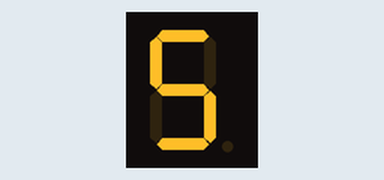
Simulated run of this sketch. Board: Arduino Uno, built with avr-gcc and run on an emulated ATmega328P. Parts: 1-digit seven-segment display. Wiring (inferred from the names in the program): 1-digit 7-segment display, segments lit when HIGH: segments pin 2, pin 3, pin 4, pin 5, pin 6, pin 7, pin 8, pin 9. The segment pins are drawn as the display they are named for.

Above: at 0.1 s.
At 90.1 s:
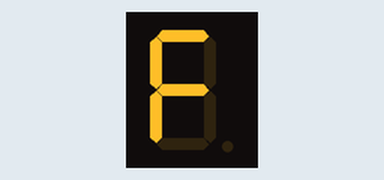

The sketch:

FAST_slow.ino
```cpp
// (licence header left out)
 int segmentA = 2;
 int segmentB = 3;
 int segmentC = 4;
 int segmentD = 5;
 int segmentE = 6;
 int segmentF = 7;
 int segmentG = 8;
 int dp = 9;

// Define the LED digit patters, from 0 - 9
// Note that these patterns are for common cathode displays
// For common anode displays, change the 1's to 0's and 0's to 1's
// 1 = LED on, 0 = LED off, in this order:
// Arduino pin: 2,3,4,5,6,7,8
byte seven_seg_digits[2][7] = { { 1,0,1,1,0,1,1 },  // = S
                                { 1,0,0,0,1,1,1 }   // = F
                                };

void setup() {
  pinMode(segmentA, OUTPUT);
  pinMode(segmentB, OUTPUT);
  pinMode(segmentC, OUTPUT);
  pinMode(segmentD, OUTPUT);
  pinMode(segmentE, OUTPUT);
  pinMode(segmentF, OUTPUT);
  pinMode(segmentG, OUTPUT);
  pinMode(dp, OUTPUT);
  writeDot(0);  // start with the "dot" off
}

void writeDot(byte dot) {
  digitalWrite(dp, dot);
}

void sevenSegWrite(byte digit) {
  byte pin = 2;
  for (byte segCount = 0; segCount < 7; ++segCount)
  {
    digitalWrite(pin, seven_seg_digits[digit][segCount]);
    ++pin;
  }
}

void loop() {
  for (byte count = 0; count < 2; count++)
  {
   sevenSegWrite(count);
   delay(30000);
  }
}
```

Measured:
- what the display in image 1 shows lasts 30.0 s, from 90.0 s to 120.0 s
